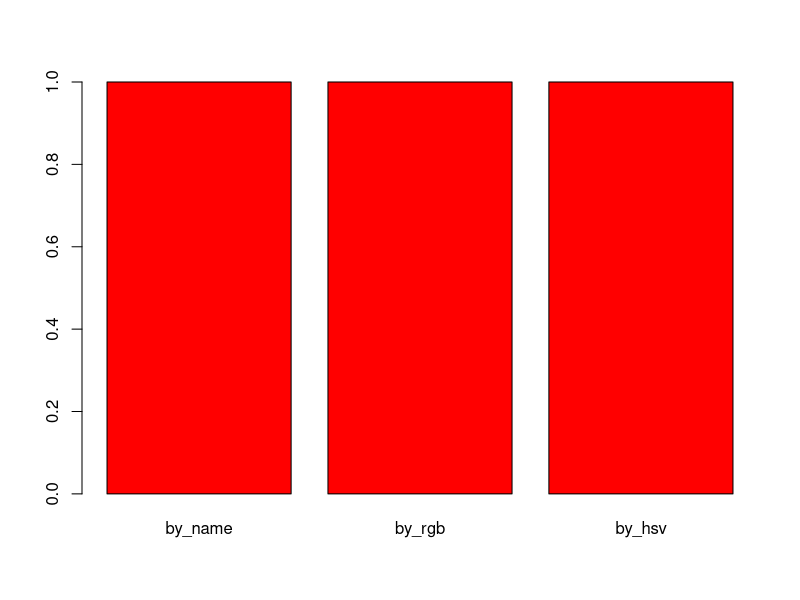

Write R code to recreate this figure.
## ---- chunk 1
library(knitr)
opts_chunk$set(out.width='90%', fig.align = 'center')
## ---- chunk 2
x = 1.141
class(x)
y = 42
class(y)
z = 6.02e23
class(z)
## ---- chunk 3
y = as.integer(42)
class(y)
## ---- chunk 4
as.numeric("H")
## ---- chunk 5
x = 5

a = "x" # character "x"
a

b = x # variable x
b
## ---- chunk 6
cat("Hello", "World", sep= " ")

cat("Hello", "World", sep= "\t")

cat("Hello", "World", sep= "\n")
## ---- chunk 7
paste("Hello", "World", sep= " ")

paste("Hello", "World", sep= "\t")

paste("Hello", "World", sep= "\n")
## ---- chunk 8
cat("This \"string\" contain quotation marks.")
## ---- chunk 9
reds = c("red", rgb(1,0,0), hsv(0, 1, 1))
reds
barplot(c(1,1,1), col=reds, names=c("by_name", "by_rgb", "by_hsv"))
## ---- chunk 10
x = TRUE
class(x)

y = "T"
as.logical(y)

z = 5
as.logical(z)

x = FALSE
class(x)

y = "F"
as.logical(y)

z = 0
as.logical(z)
## ---- chunk 11
str_vector = c("Apple", "Apple", "Banana", "Banana", "Banana", "Carrot", "Carrot", "Apple", "Banana") 
factored_vector = factor(str_vector)
factored_vector
as.numeric(factored_vector)
## ---- chunk 12
c(factored_vector, factored_vector)
## ---- chunk 13
x = c("20", "25", "23", "38", "20", "40", "25", "30")
x = factor(x)
as.numeric(x)
as.numeric(as.character(x))
## ---- chunk 14
options(stringsAsFactors=FALSE)
## ---- chunk 15
x = 1.4
is.numeric(x)
is.character(x)
is.logical(x)
is.factor(x)
## ---- chunk 16
x = c("Hello", 5, TRUE)
x
class(x)
## ---- chunk 17
x = c("A", "B", "C")
y = c(1, 2, 3)
class(x)
class(y)
m = cbind(x, y)
m
## ---- chunk 18
z = data.frame(x, y)
z
class(z[,1])
class(z[,2])
## ---- chunk 19
options(stringsAsFactors=TRUE)
z = data.frame(x, y)
class(z[,1])
## ---- chunk 20
l = list(m, z)
ll = list(sublist=l, a_matrix=m, numeric_value=42, this_string="Hello World", even_a_function=cbind)
ll
